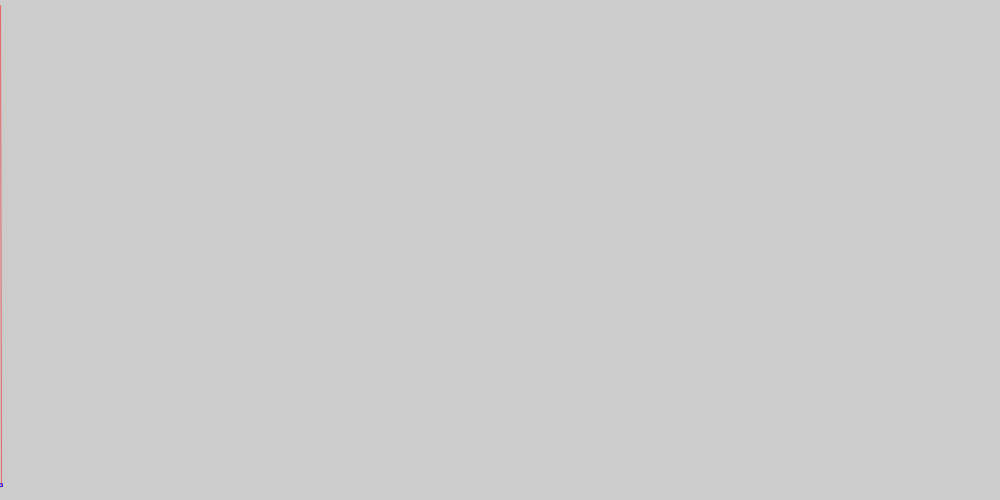
Frame 1 (no input)
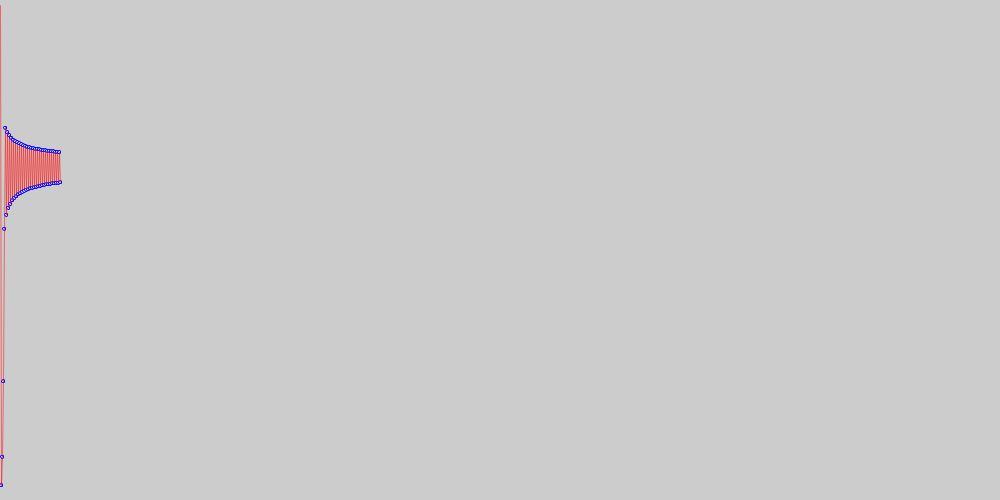
Frame 60 (the mouse pressed at the canvas centre just before this capture)
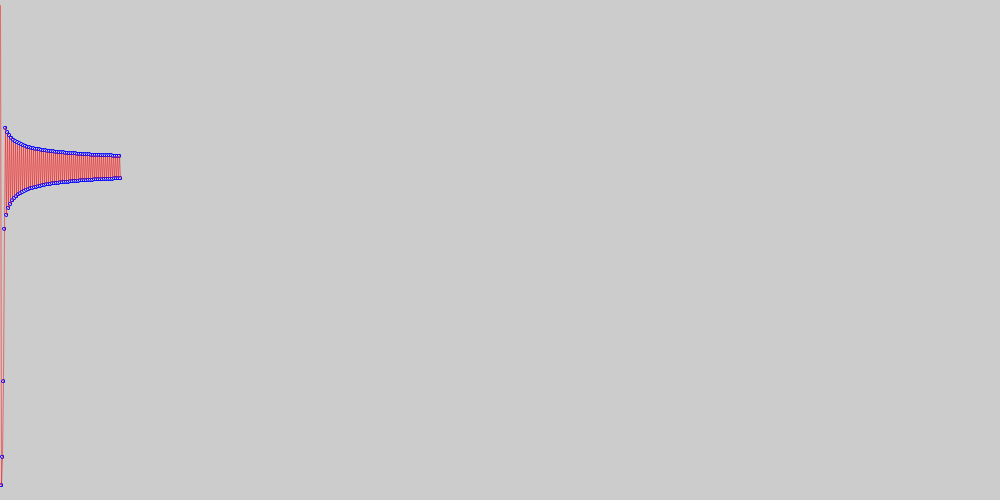
Frame 120 (the mouse held since frame 60 and released just before this capture)

The Processing sketch that drew these frames (run headless with seeded random() and noise(); from frame 60 on, the mouse is pressed at the canvas centre):

// Processing sketch: chaos1
// ── chaos1.pde
//Najprostszy (prawie) układ chaotyczny
double R=3.001;//Parametr kontroli
double X=0.99;//Zmienna stanu, stan układu

double uklad(double x)// Xn --> Xn+1
{
  return R*x*(1-x);//implementacja układu
}

void setup()
{
  size(1000,500);
}

float scale(double X)
{
  return 500-(float)X*500;
}

void draw()
{
 if(frameCount<1000)
 {
  double Xp=X;
  X=uklad(X);
  println(frameCount,X);
  stroke(0,0,255);
  ellipse(frameCount,scale(X),3.0,3.0);
  stroke(255,0,0,128);
  line(frameCount-1,scale(Xp),frameCount,scale(X));
 }
}
